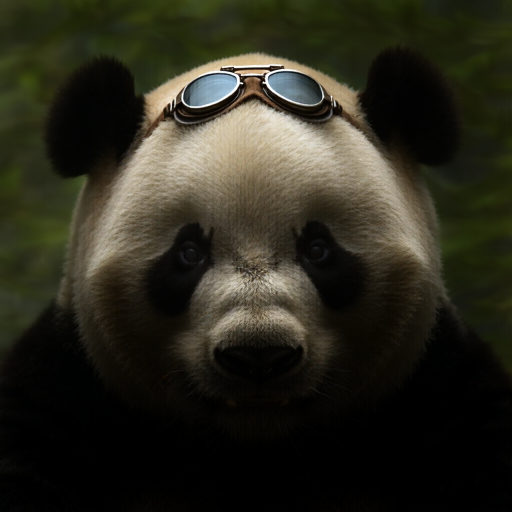
#> input picture bench/imagegen/parti-20260923/00.png, 1024 x 1024 px (shown at 1/2 size)
$ python white_blocks.py parti-20260923/00.png
#> lines starting #> are read from the running program, lines starting #| are printed output that depends on the picture; after the words box and inside, x2 and y2 are one past the last pixel; in counts of white or black regions, pixels touching at a corner belong together
"""Count white-block artifacts in generated images (SELF-IMPROVEMENT-LOG #25).

The artifact: solid (255, 255, 255) blocks aligned to the 8-px latent grid,
at recurring positions (x ~496-520, y ~256-280 and ~512-536 at 1024x1024),
seen in both image models.

A tile is one 8x8 latent cell. It is CLIPPED when >= 95% of its pixels are
exactly (255, 255, 255). A clipped tile counts as a white block when:

  1. its 8-connected cluster of clipped tiles is small (<= MAX_CLUSTER tiles):
     a large clipped area is a real white background, not a block; and
  2. the 1-px ring just outside the cluster is mostly NOT clipped
     (exact-255 fraction < RING_MAX): the clipping stops at the tile grid.
     A clipped background continues past it (e.g. the white-background
     image c0b057cd38 has lone clipped tiles at the right edge with ring
     0.96-1.00; the artifacts measured 0.18-0.81); and
  3. the ring is not a mostly-clipped white background: skipped when the
     ring is >= RING_NEAR_MAX near-white (>= 248 in every channel) AND
     >= RING_NEAR_CLIPPED exactly 255. ADDED AFTER a false positive: the
     white-background control c0b057cd38, decoded untiled, has a clipped 8x8
     tile at its right edge (1016, 448) in 253-255 background (ring 0.88
     clipped, 1.00 near-white) -- the brightest part of a real background.
     Every artifact seen had ring near-white == ring clipped (0.18-0.81):
     the only near-white pixels around a block are its own 255 spill.
     A block on UNclipped near-white paper (ring 0.00 clipped) still counts.

Why exact 255 and not the ">= 248" near-white test: generated white areas
(snow, paper, flowchart backgrounds, clouds) sit at 248-254 and are almost
never exactly 255 (exact fraction ~0.00-0.17 per near-white tile on the 33
images of 2026-09-24), while every artifact tile was 255 on every pixel.
A ">= 248" rule counted snow in dc3f702405 and flowchart paper in
9fe2d7a853 as blocks.

Known limit: a clipped (exactly 255) highlight that covers whole 8x8 tiles
and is not part of a large clipped area DOES count: the synthetic unaligned
disc of radius 20 in --selftest scores 11. None of the 37 production images
or the bench samples of 2026-09-24 has one (every count there sits on a
tile seam), but compare variants on the same seeds, not absolute counts
across different content.

Usage:
  python bench/imagegen/white_blocks.py PNG_OR_DIR ...   one line per image
  python bench/imagegen/white_blocks.py --json PNG ...   JSON lines
  python bench/imagegen/white_blocks.py --selftest       synthetic checks
"""
from __future__ import annotations

import glob
import json
import os
import sys

import numpy as np
from PIL import Image
from scipy import ndimage

TILE = 8
TILE_CLIPPED = 0.95   # fraction of a tile's pixels that are exactly 255
MAX_CLUSTER = 16      # tiles; a bigger clipped cluster is a white region
RING_MAX = 0.9        # exact-255 fraction of the ring; above = region continues
RING_NEAR_MAX = 0.9   # near-white (>= 248) fraction of the ring, and
RING_NEAR_CLIPPED = 0.5  # its exact-255 fraction: both above = the tile is the
                         # brightest part of an already-clipped white background
NEAR = 248


def _rgb(img) -> np.ndarray:
#> called with img = 'parti-20260923/00.png'
    if isinstance(img, np.ndarray):
        return img[..., :3]
    return np.asarray(Image.open(img).convert("RGB"))


def white_blocks(img) -> dict:
    """{blocks, clusters:[{x, y, w, h, tiles, ring}], clipped_px}."""
    a = _rgb(img)
    h, w = a.shape[:2]
#> h = 1024; w = 1024
    exact = (a == 255).all(axis=2)
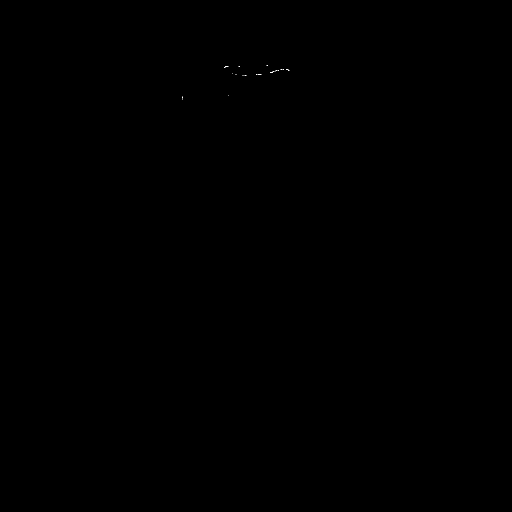
#> exact: shape (1024, 1024) bool (shown at 1/2 size); 0.01% white in thin lines or dots, all inside (x1, y1, x2, y2) = (364, 131, 579, 200)
    hh, ww = h // TILE * TILE, w // TILE * TILE
#> hh = 1024; ww = 1024
    frac = exact[:hh, :ww].reshape(hh // TILE, TILE, ww // TILE, TILE).mean(axis=(1, 3))
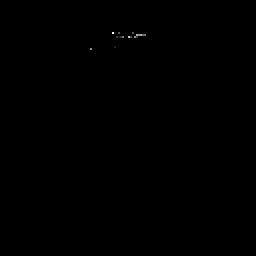
#> frac: shape (128, 128) float64 (shown 2 times larger); min 0, max 0.141, mean 6.96e-05; drawn with min black and max white
    clipped = frac >= TILE_CLIPPED
#> clipped: shape (128, 128) bool; every value is 0
    lab, n = ndimage.label(clipped, structure=np.ones((3, 3)))
#> lab: shape (128, 128) int32; every value is 0
#> n = 0
    clusters, blocks = [], 0
    for i in range(1, n + 1):
        ys, xs = np.where(lab == i)
        if len(ys) > MAX_CLUSTER:
            continue
        m = np.zeros((h, w), bool)
        for ty, tx in zip(ys, xs):
            m[ty * TILE:(ty + 1) * TILE, tx * TILE:(tx + 1) * TILE] = True
        ring = ndimage.binary_dilation(m, np.ones((3, 3))) & ~m
        ring_frac = float(exact[ring].mean()) if ring.any() else 1.0
        ring_near = float((a[ring].min(axis=1) >= NEAR).mean()) if ring.any() else 1.0
        if ring_frac >= RING_MAX or (ring_near >= RING_NEAR_MAX
                                         and ring_frac >= RING_NEAR_CLIPPED):
            continue
        blocks += len(ys)
        clusters.append({"x": int(xs.min() * TILE), "y": int(ys.min() * TILE),
                         "w": int((xs.max() - xs.min() + 1) * TILE),
                         "h": int((ys.max() - ys.min() + 1) * TILE),
                         "tiles": int(len(ys)), "ring": round(ring_frac, 2),
                         "ring_near": round(ring_near, 2)})
#> after the loop, blocks = 0; clusters = []
    return {"blocks": blocks, "clusters": clusters, "clipped_px": int(exact.sum())}


def _paths(args):
    for a in args:
        if os.path.isdir(a):
            yield from sorted(glob.glob(os.path.join(a, "*.png")))
        else:
            yield a


def selftest() -> int:
    rng = np.random.default_rng(0)
    fails = 0

    def check(name, img, want):
        nonlocal fails
        got = white_blocks(img)["blocks"]
        ok = got == want if isinstance(want, int) else want(got)
        fails += not ok
        print(f"{'ok ' if ok else 'FAIL'} {name}: blocks={got}")

    base = rng.integers(20, 200, (1024, 1024, 3), dtype=np.uint8)
    check("noise, no white", base, 0)
    art = base.copy()
    art[256:280, 496:512] = 255            # 2x3 tiles, the observed shape
    check("aligned 16x24 block (6 tiles)", art, 6)
    wbg = np.full((1024, 1024, 3), 255, np.uint8)
    wbg[300:700, 300:700] = (40, 90, 200)   # pure-255 background + a shape
    check("exact-255 white background + shape", wbg, 0)
    nearw = rng.integers(248, 255, (1024, 1024, 3), dtype=np.uint8)
    check("near-white (248-254) background", nearw, 0)
    blk = nearw.copy()
    blk[512:520, 512:520] = 255             # block on near-white paper
    check("one aligned block on near-white paper", blk, 1)
    disc = base.copy()
    yy, xx = np.mgrid[:1024, :1024]
    disc[(yy - 403) ** 2 + (xx - 611) ** 2 <= 20 ** 2] = 255  # unaligned clipped disc
    print(f"LIMIT unaligned clipped disc r=20 (a highlight): "
          f"blocks={white_blocks(disc)['blocks']} (counted; see the docstring)")
    return fails


def main(argv) -> int:
    if not argv or argv[0] in ("-h", "--help"):
        print(__doc__)
        return 0
    if argv[0] == "--selftest":
        return 1 if selftest() else 0
    as_json = argv[0] == "--json"
    for p in _paths(argv[1:] if as_json else argv):
        r = white_blocks(p)
#> r = {'blocks': 0, 'clusters': [], 'clipped_px': 73}
        if as_json:
            print(json.dumps({"path": p, **r}))
        else:
            where = " ".join(f"({c['x']},{c['y']} {c['w']}x{c['h']})" for c in r["clusters"])
            print(f"{r['blocks']:3d}  {os.path.basename(p)}  {where}")
#|   0  00.png
    return 0


if __name__ == "__main__":
    sys.exit(main(sys.argv[1:]))
#> (the program exits here)
